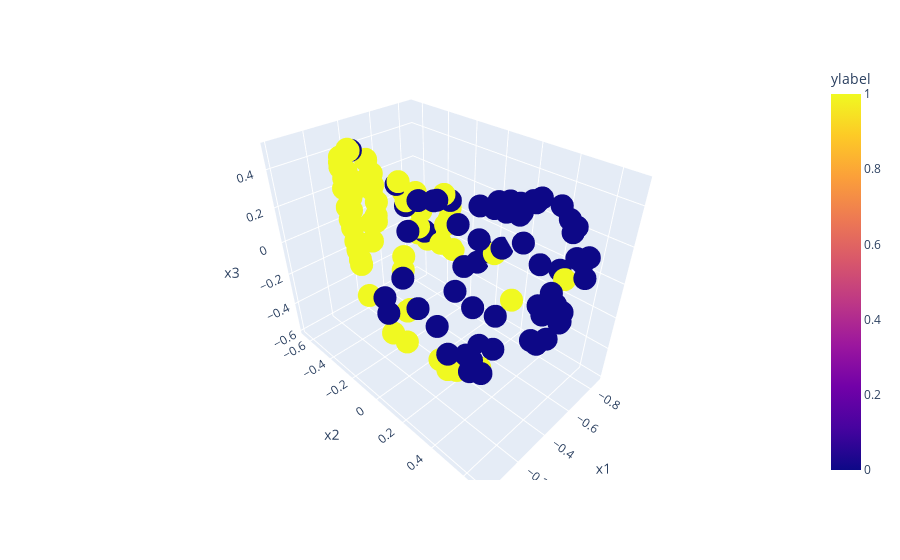

Notebook code for this chart:
### Code cell
kpca.fit(kernel_matrix)
plot_data = pd.DataFrame(kpca.transform(kernel_matrix)[:,:3])
plot_data.columns = ["x1","x2","x3"]
plot_data["ylabel"] = data_sto_y

px.scatter_3d(plot_data,x="x1",y="x2",z="x3",color = "ylabel")

### Figure 1 — Plotly figure (JSON) as saved in the notebook; plotly's stock layout.template omitted (floating-point values rounded to 4 significant figures; data arrays with more than 128 entries replaced by an {"elided": "..."} marker saying what was removed)
{"data": [{"hovertemplate": "x1=%{x}<br>x2=%{y}<br>x3=%{z}<br>ylabel=%{marker.color}<extra></extra>", "legendgroup": "", "marker": {"color": {"elided": "200 int values"}, "coloraxis": "coloraxis", "symbol": "circle"}, "mode": "markers", "name": "", "scene": "scene", "showlegend": false, "type": "scatter3d", "x": {"elided": "200 float values"}, "y": {"elided": "200 float values"}, "z": {"elided": "200 float values"}}], "layout": {"coloraxis": {"colorbar": {"title": {"text": "ylabel"}}, "colorscale": [[0, "#0d0887"], [0.1111, "#46039f"], [0.2222, "#7201a8"], [0.3333, "#9c179e"], [0.4444, "#bd3786"], [0.5556, "#d8576b"], [0.6667, "#ed7953"], [0.7778, "#fb9f3a"], [0.8889, "#fdca26"], [1, "#f0f921"]]}, "legend": {"tracegroupgap": 0}, "margin": {"t": 60}, "scene": {"domain": {"x": [0, 1], "y": [0, 1]}, "xaxis": {"title": {"text": "x1"}}, "yaxis": {"title": {"text": "x2"}}, "zaxis": {"title": {"text": "x3"}}}}}
